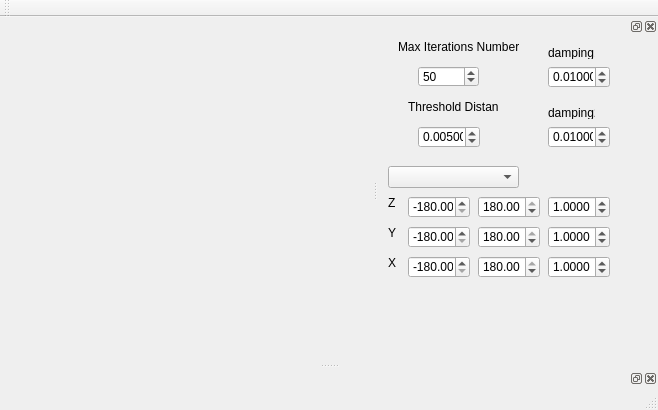
<?xml version="1.0" encoding="UTF-8"?>
<ui version="4.0">
 <class>BVHAppClass</class>
 <widget class="QMainWindow" name="BVHAppClass">
  <property name="geometry">
   <rect>
    <x>0</x>
    <y>0</y>
    <width>658</width>
    <height>410</height>
   </rect>
  </property>
  <property name="windowTitle">
   <string>IKApplication</string>
  </property>
  <widget class="QWidget" name="centralWidget"/>
  <widget class="QMenuBar" name="menuBar">
   <property name="geometry">
    <rect>
     <x>0</x>
     <y>0</y>
     <width>658</width>
     <height>21</height>
    </rect>
   </property>
  </widget>
  <widget class="QToolBar" name="mainToolBar">
   <attribute name="toolBarArea">
    <enum>TopToolBarArea</enum>
   </attribute>
   <attribute name="toolBarBreak">
    <bool>false</bool>
   </attribute>
  </widget>
  <widget class="QStatusBar" name="statusBar"/>
  <widget class="QDockWidget" name="dockWidget">
   <property name="minimumSize">
    <size>
     <width>280</width>
     <height>38</height>
    </size>
   </property>
   <property name="allowedAreas">
    <set>Qt::RightDockWidgetArea</set>
   </property>
   <attribute name="dockWidgetArea">
    <number>2</number>
   </attribute>
   <widget class="QWidget" name="dockWidgetContents">
    <widget class="QDoubleSpinBox" name="doubleSpinBox">
     <property name="geometry">
      <rect>
       <x>40</x>
       <y>90</y>
       <width>62</width>
       <height>22</height>
      </rect>
     </property>
     <property name="decimals">
      <number>5</number>
     </property>
     <property name="singleStep">
      <double>0.001000000000000</double>
     </property>
     <property name="value">
      <double>0.005000000000000</double>
     </property>
    </widget>
    <widget class="QSpinBox" name="spinBox">
     <property name="geometry">
      <rect>
       <x>40</x>
       <y>30</y>
       <width>61</width>
       <height>21</height>
      </rect>
     </property>
     <property name="maximum">
      <number>99999</number>
     </property>
     <property name="value">
      <number>50</number>
     </property>
    </widget>
    <widget class="QLabel" name="label">
     <property name="geometry">
      <rect>
       <x>20</x>
       <y>0</y>
       <width>121</width>
       <height>21</height>
      </rect>
     </property>
     <property name="text">
      <string>Max Iterations Number</string>
     </property>
    </widget>
    <widget class="QLabel" name="label_2">
     <property name="geometry">
      <rect>
       <x>30</x>
       <y>60</y>
       <width>91</width>
       <height>21</height>
      </rect>
     </property>
     <property name="text">
      <string>Threshold Distance</string>
     </property>
    </widget>
    <widget class="QLabel" name="label_3">
     <property name="geometry">
      <rect>
       <x>10</x>
       <y>160</y>
       <width>47</width>
       <height>13</height>
      </rect>
     </property>
     <property name="text">
      <string>Z</string>
     </property>
    </widget>
    <widget class="QLabel" name="label_4">
     <property name="geometry">
      <rect>
       <x>10</x>
       <y>190</y>
       <width>47</width>
       <height>13</height>
      </rect>
     </property>
     <property name="text">
      <string>Y</string>
     </property>
    </widget>
    <widget class="QLabel" name="label_5">
     <property name="geometry">
      <rect>
       <x>10</x>
       <y>220</y>
       <width>47</width>
       <height>13</height>
      </rect>
     </property>
     <property name="text">
      <string>X</string>
     </property>
    </widget>
    <widget class="QDoubleSpinBox" name="zMin">
     <property name="geometry">
      <rect>
       <x>30</x>
       <y>160</y>
       <width>62</width>
       <height>22</height>
      </rect>
     </property>
     <property name="minimum">
      <double>-180.000000000000000</double>
     </property>
     <property name="maximum">
      <double>180.000000000000000</double>
     </property>
     <property name="value">
      <double>-180.000000000000000</double>
     </property>
    </widget>
    <widget class="QDoubleSpinBox" name="zMax">
     <property name="geometry">
      <rect>
       <x>100</x>
       <y>160</y>
       <width>62</width>
       <height>22</height>
      </rect>
     </property>
     <property name="minimum">
      <double>-180.000000000000000</double>
     </property>
     <property name="maximum">
      <double>180.000000000000000</double>
     </property>
     <property name="value">
      <double>180.000000000000000</double>
     </property>
    </widget>
    <widget class="QDoubleSpinBox" name="yMin">
     <property name="geometry">
      <rect>
       <x>30</x>
       <y>190</y>
       <width>62</width>
       <height>22</height>
      </rect>
     </property>
     <property name="minimum">
      <double>-180.000000000000000</double>
     </property>
     <property name="maximum">
      <double>180.000000000000000</double>
     </property>
     <property name="value">
      <double>-180.000000000000000</double>
     </property>
    </widget>
    <widget class="QDoubleSpinBox" name="yMax">
     <property name="geometry">
      <rect>
       <x>100</x>
       <y>190</y>
       <width>62</width>
       <height>22</height>
      </rect>
     </property>
     <property name="minimum">
      <double>-180.000000000000000</double>
     </property>
     <property name="maximum">
      <double>180.000000000000000</double>
     </property>
     <property name="value">
      <double>180.000000000000000</double>
     </property>
    </widget>
    <widget class="QDoubleSpinBox" name="xMin">
     <property name="geometry">
      <rect>
       <x>30</x>
       <y>220</y>
       <width>62</width>
       <height>22</height>
      </rect>
     </property>
     <property name="minimum">
      <double>-180.000000000000000</double>
     </property>
     <property name="maximum">
      <double>180.000000000000000</double>
     </property>
     <property name="value">
      <double>-180.000000000000000</double>
     </property>
    </widget>
    <widget class="QDoubleSpinBox" name="xMax">
     <property name="geometry">
      <rect>
       <x>100</x>
       <y>220</y>
       <width>62</width>
       <height>22</height>
      </rect>
     </property>
     <property name="minimum">
      <double>-180.000000000000000</double>
     </property>
     <property name="maximum">
      <double>180.000000000000000</double>
     </property>
     <property name="value">
      <double>180.000000000000000</double>
     </property>
    </widget>
    <widget class="QComboBox" name="comboBox">
     <property name="geometry">
      <rect>
       <x>10</x>
       <y>130</y>
       <width>131</width>
       <height>22</height>
      </rect>
     </property>
    </widget>
    <widget class="QDoubleSpinBox" name="lamdaZ">
     <property name="geometry">
      <rect>
       <x>170</x>
       <y>160</y>
       <width>62</width>
       <height>22</height>
      </rect>
     </property>
     <property name="decimals">
      <number>4</number>
     </property>
     <property name="maximum">
      <double>999999.000000000000000</double>
     </property>
     <property name="singleStep">
      <double>0.000100000000000</double>
     </property>
     <property name="value">
      <double>1.000000000000000</double>
     </property>
    </widget>
    <widget class="QDoubleSpinBox" name="lamdaY">
     <property name="geometry">
      <rect>
       <x>170</x>
       <y>190</y>
       <width>62</width>
       <height>22</height>
      </rect>
     </property>
     <property name="decimals">
      <number>4</number>
     </property>
     <property name="maximum">
      <double>999999.000000000000000</double>
     </property>
     <property name="singleStep">
      <double>0.000100000000000</double>
     </property>
     <property name="value">
      <double>1.000000000000000</double>
     </property>
    </widget>
    <widget class="QDoubleSpinBox" name="lamdaX">
     <property name="geometry">
      <rect>
       <x>170</x>
       <y>220</y>
       <width>62</width>
       <height>22</height>
      </rect>
     </property>
     <property name="decimals">
      <number>4</number>
     </property>
     <property name="maximum">
      <double>999999.000000000000000</double>
     </property>
     <property name="singleStep">
      <double>0.000100000000000</double>
     </property>
     <property name="value">
      <double>1.000000000000000</double>
     </property>
    </widget>
    <widget class="QDoubleSpinBox" name="damping1">
     <property name="geometry">
      <rect>
       <x>170</x>
       <y>30</y>
       <width>62</width>
       <height>22</height>
      </rect>
     </property>
     <property name="decimals">
      <number>5</number>
     </property>
     <property name="singleStep">
      <double>0.001000000000000</double>
     </property>
     <property name="value">
      <double>0.010000000000000</double>
     </property>
    </widget>
    <widget class="QDoubleSpinBox" name="damping2">
     <property name="geometry">
      <rect>
       <x>170</x>
       <y>90</y>
       <width>62</width>
       <height>22</height>
      </rect>
     </property>
     <property name="decimals">
      <number>5</number>
     </property>
     <property name="singleStep">
      <double>0.001000000000000</double>
     </property>
     <property name="value">
      <double>0.010000000000000</double>
     </property>
    </widget>
    <widget class="QLabel" name="label_6">
     <property name="geometry">
      <rect>
       <x>170</x>
       <y>10</y>
       <width>47</width>
       <height>13</height>
      </rect>
     </property>
     <property name="text">
      <string>damping1</string>
     </property>
    </widget>
    <widget class="QLabel" name="label_7">
     <property name="geometry">
      <rect>
       <x>170</x>
       <y>70</y>
       <width>47</width>
       <height>13</height>
      </rect>
     </property>
     <property name="text">
      <string>damping2</string>
     </property>
    </widget>
   </widget>
  </widget>
  <widget class="QDockWidget" name="Timeline">
   <property name="allowedAreas">
    <set>Qt::BottomDockWidgetArea</set>
   </property>
   <attribute name="dockWidgetArea">
    <number>8</number>
   </attribute>
   <widget class="QTTimeLineWidget" name="timelinewidget"/>
  </widget>
 </widget>
 <layoutdefault spacing="6" margin="11"/>
 <customwidgets>
  <customwidget>
   <class>QTTimeLineWidget</class>
   <extends>QWidget</extends>
   <header location="global">QTTimeLineWidget.h</header>
   <container>1</container>
  </customwidget>
 </customwidgets>
 <resources>
  <include location="BVHApp.qrc"/>
 </resources>
 <connections/>
 <slots>
  <slot>changeComboboxItem(int)</slot>
  <slot>setZMin(double)</slot>
  <slot>setYMin(double)</slot>
  <slot>setXMin(double)</slot>
  <slot>setZMax(double)</slot>
  <slot>setYMax(double)</slot>
  <slot>setXMax(double)</slot>
  <slot>setLamdaZ(double)</slot>
  <slot>setLamdaY(double)</slot>
  <slot>setLamdaX(double)</slot>
 </slots>
</ui>
